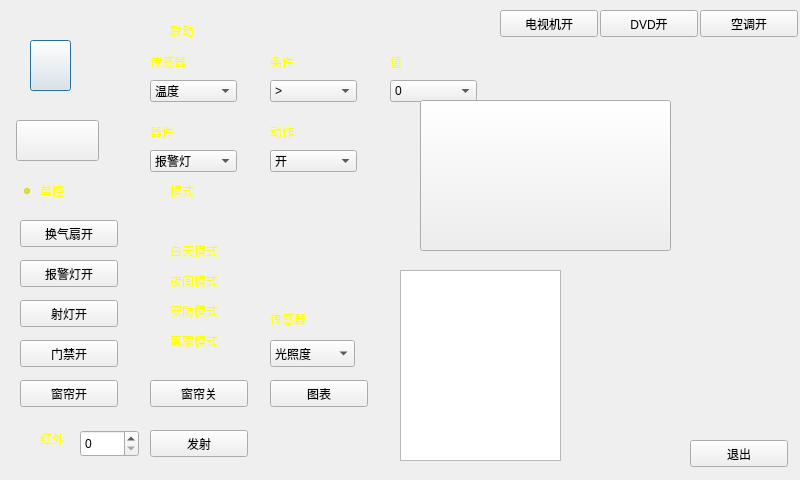
<?xml version="1.0" encoding="UTF-8"?>
<ui version="4.0">
 <class>Dialog</class>
 <widget class="QDialog" name="Dialog">
  <property name="geometry">
   <rect>
    <x>0</x>
    <y>0</y>
    <width>800</width>
    <height>480</height>
   </rect>
  </property>
  <property name="windowTitle">
   <string>Dialog</string>
  </property>
  <widget class="QLabel" name="label">
   <property name="geometry">
    <rect>
     <x>0</x>
     <y>0</y>
     <width>800</width>
     <height>480</height>
    </rect>
   </property>
   <property name="styleSheet">
    <string notr="true">border-image: url(:/6103.jpg);</string>
   </property>
   <property name="text">
    <string/>
   </property>
  </widget>
  <widget class="QPushButton" name="icon_warning">
   <property name="geometry">
    <rect>
     <x>30</x>
     <y>40</y>
     <width>41</width>
     <height>51</height>
    </rect>
   </property>
   <property name="styleSheet">
    <string notr="true">border-image: url(:/0112.png);</string>
   </property>
   <property name="text">
    <string/>
   </property>
  </widget>
  <widget class="QPushButton" name="icon_lamp">
   <property name="geometry">
    <rect>
     <x>16</x>
     <y>120</y>
     <width>83</width>
     <height>41</height>
    </rect>
   </property>
   <property name="styleSheet">
    <string notr="true">border-image: url(:/6104.png);</string>
   </property>
   <property name="text">
    <string/>
   </property>
  </widget>
  <widget class="QRadioButton" name="radio_dankong">
   <property name="geometry">
    <rect>
     <x>20</x>
     <y>180</y>
     <width>117</width>
     <height>22</height>
    </rect>
   </property>
   <property name="styleSheet">
    <string notr="true">color: rgb(255, 255, 0);
background-color: rgba(255, 255, 255, 0);</string>
   </property>
   <property name="text">
    <string>单控</string>
   </property>
   <property name="checked">
    <bool>true</bool>
   </property>
   <attribute name="buttonGroup">
    <string>buttonGroup_2</string>
   </attribute>
  </widget>
  <widget class="QPushButton" name="btn_fan">
   <property name="geometry">
    <rect>
     <x>20</x>
     <y>220</y>
     <width>98</width>
     <height>27</height>
    </rect>
   </property>
   <property name="text">
    <string>换气扇开</string>
   </property>
  </widget>
  <widget class="QPushButton" name="btn_warning">
   <property name="geometry">
    <rect>
     <x>20</x>
     <y>260</y>
     <width>98</width>
     <height>27</height>
    </rect>
   </property>
   <property name="text">
    <string>报警灯开</string>
   </property>
  </widget>
  <widget class="QPushButton" name="btn_lamp">
   <property name="geometry">
    <rect>
     <x>20</x>
     <y>300</y>
     <width>98</width>
     <height>27</height>
    </rect>
   </property>
   <property name="text">
    <string>射灯开</string>
   </property>
  </widget>
  <widget class="QPushButton" name="btn_rfid">
   <property name="geometry">
    <rect>
     <x>20</x>
     <y>340</y>
     <width>98</width>
     <height>27</height>
    </rect>
   </property>
   <property name="text">
    <string>门禁开</string>
   </property>
  </widget>
  <widget class="QPushButton" name="btn_curtain_on">
   <property name="geometry">
    <rect>
     <x>20</x>
     <y>380</y>
     <width>98</width>
     <height>27</height>
    </rect>
   </property>
   <property name="text">
    <string>窗帘开</string>
   </property>
  </widget>
  <widget class="QLabel" name="label_2">
   <property name="geometry">
    <rect>
     <x>40</x>
     <y>430</y>
     <width>30</width>
     <height>17</height>
    </rect>
   </property>
   <property name="styleSheet">
    <string notr="true">color: rgb(255, 255, 0);</string>
   </property>
   <property name="text">
    <string>红外</string>
   </property>
  </widget>
  <widget class="QSpinBox" name="sp_infrared">
   <property name="geometry">
    <rect>
     <x>80</x>
     <y>430</y>
     <width>59</width>
     <height>27</height>
    </rect>
   </property>
  </widget>
  <widget class="QPushButton" name="btn_infrared">
   <property name="geometry">
    <rect>
     <x>150</x>
     <y>430</y>
     <width>98</width>
     <height>27</height>
    </rect>
   </property>
   <property name="text">
    <string>发射</string>
   </property>
  </widget>
  <widget class="QPushButton" name="btn_curtain_off">
   <property name="geometry">
    <rect>
     <x>150</x>
     <y>380</y>
     <width>98</width>
     <height>27</height>
    </rect>
   </property>
   <property name="text">
    <string>窗帘关</string>
   </property>
  </widget>
  <widget class="QRadioButton" name="radio_mode">
   <property name="geometry">
    <rect>
     <x>150</x>
     <y>180</y>
     <width>117</width>
     <height>22</height>
    </rect>
   </property>
   <property name="styleSheet">
    <string notr="true">color: rgb(255, 255, 0);
background-color: rgba(255, 255, 255, 0);</string>
   </property>
   <property name="text">
    <string>模式</string>
   </property>
   <attribute name="buttonGroup">
    <string>buttonGroup_2</string>
   </attribute>
  </widget>
  <widget class="QRadioButton" name="radio_mode1">
   <property name="geometry">
    <rect>
     <x>150</x>
     <y>240</y>
     <width>117</width>
     <height>22</height>
    </rect>
   </property>
   <property name="styleSheet">
    <string notr="true">color: rgb(255, 255, 0);
background-color: rgba(255, 255, 255, 0);</string>
   </property>
   <property name="text">
    <string>白天模式</string>
   </property>
   <attribute name="buttonGroup">
    <string>buttonGroup</string>
   </attribute>
  </widget>
  <widget class="QRadioButton" name="radio_mode2">
   <property name="geometry">
    <rect>
     <x>150</x>
     <y>270</y>
     <width>117</width>
     <height>22</height>
    </rect>
   </property>
   <property name="styleSheet">
    <string notr="true">color: rgb(255, 255, 0);
background-color: rgba(255, 255, 255, 0);</string>
   </property>
   <property name="text">
    <string>夜间模式</string>
   </property>
   <attribute name="buttonGroup">
    <string>buttonGroup</string>
   </attribute>
  </widget>
  <widget class="QRadioButton" name="radio_mode3">
   <property name="geometry">
    <rect>
     <x>150</x>
     <y>300</y>
     <width>117</width>
     <height>22</height>
    </rect>
   </property>
   <property name="styleSheet">
    <string notr="true">color: rgb(255, 255, 0);
background-color: rgba(255, 255, 255, 0);</string>
   </property>
   <property name="text">
    <string>安防模式</string>
   </property>
   <attribute name="buttonGroup">
    <string>buttonGroup</string>
   </attribute>
  </widget>
  <widget class="QRadioButton" name="radio_mode4">
   <property name="geometry">
    <rect>
     <x>150</x>
     <y>330</y>
     <width>117</width>
     <height>22</height>
    </rect>
   </property>
   <property name="styleSheet">
    <string notr="true">color: rgb(255, 255, 0);
background-color: rgba(255, 255, 255, 0);</string>
   </property>
   <property name="text">
    <string>离家模式</string>
   </property>
   <attribute name="buttonGroup">
    <string>buttonGroup</string>
   </attribute>
  </widget>
  <widget class="QLabel" name="label_3">
   <property name="geometry">
    <rect>
     <x>270</x>
     <y>310</y>
     <width>67</width>
     <height>17</height>
    </rect>
   </property>
   <property name="styleSheet">
    <string notr="true">color: rgb(255, 255, 0);</string>
   </property>
   <property name="text">
    <string>传感器</string>
   </property>
  </widget>
  <widget class="QComboBox" name="cmb_draw">
   <property name="geometry">
    <rect>
     <x>270</x>
     <y>340</y>
     <width>85</width>
     <height>27</height>
    </rect>
   </property>
   <item>
    <property name="text">
     <string>光照度</string>
    </property>
   </item>
   <item>
    <property name="text">
     <string>温度</string>
    </property>
   </item>
  </widget>
  <widget class="QPushButton" name="btn_draw">
   <property name="geometry">
    <rect>
     <x>270</x>
     <y>380</y>
     <width>98</width>
     <height>27</height>
    </rect>
   </property>
   <property name="text">
    <string>图表</string>
   </property>
  </widget>
  <widget class="QTextEdit" name="textEdit">
   <property name="geometry">
    <rect>
     <x>400</x>
     <y>270</y>
     <width>161</width>
     <height>191</height>
    </rect>
   </property>
   <property name="readOnly">
    <bool>true</bool>
   </property>
  </widget>
  <widget class="QPushButton" name="pushButton_11">
   <property name="geometry">
    <rect>
     <x>690</x>
     <y>440</y>
     <width>98</width>
     <height>27</height>
    </rect>
   </property>
   <property name="text">
    <string>退出</string>
   </property>
  </widget>
  <widget class="QPushButton" name="btn_tv">
   <property name="geometry">
    <rect>
     <x>500</x>
     <y>10</y>
     <width>98</width>
     <height>27</height>
    </rect>
   </property>
   <property name="text">
    <string>电视机开</string>
   </property>
  </widget>
  <widget class="QPushButton" name="btn_dvd">
   <property name="geometry">
    <rect>
     <x>600</x>
     <y>10</y>
     <width>98</width>
     <height>27</height>
    </rect>
   </property>
   <property name="text">
    <string>DVD开</string>
   </property>
  </widget>
  <widget class="QPushButton" name="btn_air">
   <property name="geometry">
    <rect>
     <x>700</x>
     <y>10</y>
     <width>98</width>
     <height>27</height>
    </rect>
   </property>
   <property name="text">
    <string>空调开</string>
   </property>
  </widget>
  <widget class="QRadioButton" name="radio_ld">
   <property name="geometry">
    <rect>
     <x>150</x>
     <y>20</y>
     <width>117</width>
     <height>22</height>
    </rect>
   </property>
   <property name="styleSheet">
    <string notr="true">color: rgb(255, 255, 0);
background-color: rgba(255, 255, 255, 0);</string>
   </property>
   <property name="text">
    <string>联动</string>
   </property>
   <attribute name="buttonGroup">
    <string>buttonGroup_2</string>
   </attribute>
  </widget>
  <widget class="QWidget" name="layoutWidget">
   <property name="geometry">
    <rect>
     <x>270</x>
     <y>50</y>
     <width>87</width>
     <height>52</height>
    </rect>
   </property>
   <layout class="QVBoxLayout" name="verticalLayout_2">
    <item>
     <widget class="QLabel" name="label_5">
      <property name="styleSheet">
       <string notr="true">color: rgb(255, 255, 0);</string>
      </property>
      <property name="text">
       <string>条件</string>
      </property>
     </widget>
    </item>
    <item>
     <widget class="QComboBox" name="ld2">
      <item>
       <property name="text">
        <string>&gt;</string>
       </property>
      </item>
      <item>
       <property name="text">
        <string>&lt;</string>
       </property>
      </item>
     </widget>
    </item>
   </layout>
  </widget>
  <widget class="QWidget" name="layoutWidget_2">
   <property name="geometry">
    <rect>
     <x>390</x>
     <y>50</y>
     <width>87</width>
     <height>52</height>
    </rect>
   </property>
   <layout class="QVBoxLayout" name="verticalLayout_3">
    <item>
     <widget class="QLabel" name="label_6">
      <property name="styleSheet">
       <string notr="true">color: rgb(255, 255, 0);</string>
      </property>
      <property name="text">
       <string>值</string>
      </property>
     </widget>
    </item>
    <item>
     <widget class="QComboBox" name="ld3">
      <item>
       <property name="text">
        <string>0</string>
       </property>
      </item>
      <item>
       <property name="text">
        <string>10</string>
       </property>
      </item>
      <item>
       <property name="text">
        <string>20</string>
       </property>
      </item>
      <item>
       <property name="text">
        <string>30</string>
       </property>
      </item>
      <item>
       <property name="text">
        <string>50</string>
       </property>
      </item>
      <item>
       <property name="text">
        <string>100</string>
       </property>
      </item>
      <item>
       <property name="text">
        <string>200</string>
       </property>
      </item>
      <item>
       <property name="text">
        <string>400</string>
       </property>
      </item>
      <item>
       <property name="text">
        <string>700</string>
       </property>
      </item>
      <item>
       <property name="text">
        <string>1000</string>
       </property>
      </item>
     </widget>
    </item>
   </layout>
  </widget>
  <widget class="QWidget" name="layoutWidget_3">
   <property name="geometry">
    <rect>
     <x>270</x>
     <y>120</y>
     <width>87</width>
     <height>52</height>
    </rect>
   </property>
   <layout class="QVBoxLayout" name="verticalLayout_4">
    <item>
     <widget class="QLabel" name="label_7">
      <property name="styleSheet">
       <string notr="true">color: rgb(255, 255, 0);</string>
      </property>
      <property name="text">
       <string>动作</string>
      </property>
     </widget>
    </item>
    <item>
     <widget class="QComboBox" name="ld5">
      <item>
       <property name="text">
        <string>开</string>
       </property>
      </item>
      <item>
       <property name="text">
        <string>关</string>
       </property>
      </item>
     </widget>
    </item>
   </layout>
  </widget>
  <widget class="QWidget" name="layoutWidget_4">
   <property name="geometry">
    <rect>
     <x>150</x>
     <y>120</y>
     <width>87</width>
     <height>52</height>
    </rect>
   </property>
   <layout class="QVBoxLayout" name="verticalLayout_5">
    <item>
     <widget class="QLabel" name="label_8">
      <property name="styleSheet">
       <string notr="true">color: rgb(255, 255, 0);</string>
      </property>
      <property name="text">
       <string>器件</string>
      </property>
     </widget>
    </item>
    <item>
     <widget class="QComboBox" name="ld4">
      <item>
       <property name="text">
        <string>报警灯</string>
       </property>
      </item>
      <item>
       <property name="text">
        <string>射灯</string>
       </property>
      </item>
      <item>
       <property name="text">
        <string>门禁</string>
       </property>
      </item>
      <item>
       <property name="text">
        <string>换气扇</string>
       </property>
      </item>
     </widget>
    </item>
   </layout>
  </widget>
  <widget class="QPushButton" name="icon_curtain">
   <property name="geometry">
    <rect>
     <x>420</x>
     <y>100</y>
     <width>251</width>
     <height>151</height>
    </rect>
   </property>
   <property name="styleSheet">
    <string notr="true">border-image: url(:/6107.png);</string>
   </property>
   <property name="text">
    <string/>
   </property>
  </widget>
  <widget class="QWidget" name="">
   <property name="geometry">
    <rect>
     <x>150</x>
     <y>50</y>
     <width>87</width>
     <height>52</height>
    </rect>
   </property>
   <layout class="QVBoxLayout" name="verticalLayout">
    <item>
     <widget class="QLabel" name="label_4">
      <property name="styleSheet">
       <string notr="true">color: rgb(255, 255, 0);</string>
      </property>
      <property name="text">
       <string>传感器</string>
      </property>
     </widget>
    </item>
    <item>
     <widget class="QComboBox" name="ld1">
      <item>
       <property name="text">
        <string>温度</string>
       </property>
      </item>
      <item>
       <property name="text">
        <string>光照度</string>
       </property>
      </item>
      <item>
       <property name="text">
        <string>湿度</string>
       </property>
      </item>
     </widget>
    </item>
   </layout>
  </widget>
 </widget>
 <resources/>
 <connections/>
 <buttongroups>
  <buttongroup name="buttonGroup"/>
  <buttongroup name="buttonGroup_2"/>
 </buttongroups>
</ui>
